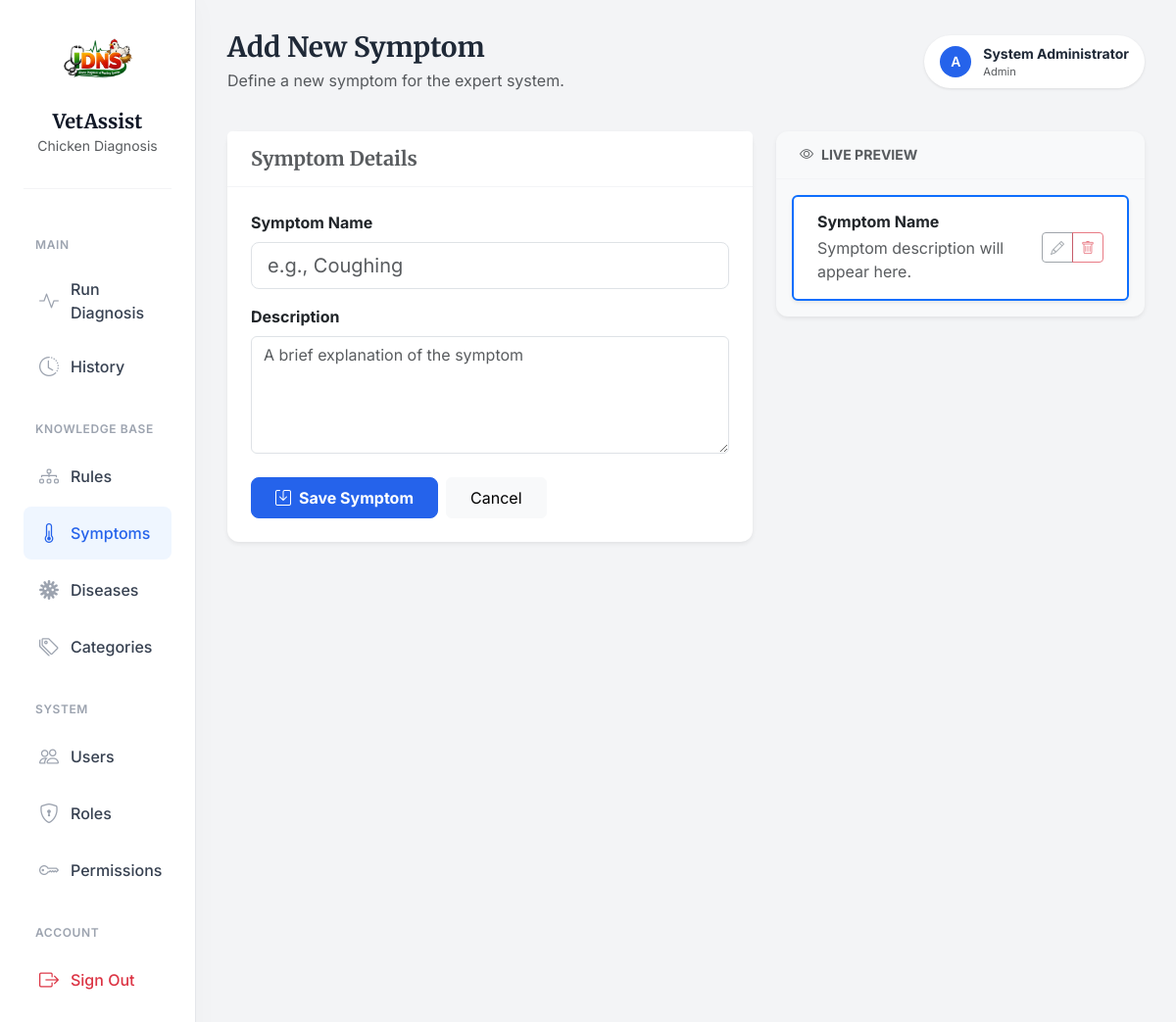
/expert-system/symptoms/create (signed in), run on the app's committed database.
### app/models/user.py (models this page shows, shortened)
class UserTable(UserMixin, db.Model):
    __tablename__ = "tbl_users"
    id = db.Column(db.Integer, db.Sequence('seq_users_id'), primary_key=True)
    username = db.Column(db.String(80), unique=True, nullable=False)
    email = db.Column(db.String(120), unique=True, nullable=False)
    full_name = db.Column(db.String(120), nullable=False)
    is_active = db.Column(db.Boolean, default=True, nullable=False)
    password_hash = db.Column(db.String(255), nullable=False)
    created_at = db.Column(db.DateTime, default=datetime.utcnow, nullable=False)
    updated_at = db.Column(db.DateTime, default=datetime.utcnow, onupdate=datetime.utcnow, nullable=False)
    roles = db.relationship("RoleTable", secondary=tbl_user_roles, back_populates="users")
    def has_role(self, role_name: str) -> bool:
        return any(role.name == role_name for role in self.roles)
    def get_permission_codes(self) -> set[str]:
        return {perm.code for role in self.roles for perm in role.permissions}
    def has_permission(self, permission_code: str) -> bool:
        return permission_code in self.get_permission_codes()

### app/models/role.py (models this page shows, shortened)
class RoleTable(db.Model):
    __tablename__= "tbl_roles"
    id = db.Column(db.Integer, db.Sequence('seq_roles_id'), primary_key=True)
    name = db.Column(db.String(80), unique=True, nullable=False)
    description = db.Column(db.String(255))
    created_at = db.Column(db.DateTime, default=datetime.utcnow, nullable=False)
    updated_at = db.Column(db.DateTime, default=datetime.utcnow, onupdate=datetime.utcnow, nullable=False)
    users = db.relationship("UserTable", secondary=tbl_user_roles,back_populates="roles" )
    permissions = db.relationship("PermissionTable", secondary=tbl_role_permissions, back_populates="roles")

### app/routes/expert_system.py (the view)
@expert_system_bp.route("/symptoms/create", methods=["GET", "POST"])
@login_required
@require_permission("manage_symptoms")
def symptoms_create():
    form = SymptomForm()
    if form.validate_on_submit():
        symptom = SymptomService.create(
            {"name": form.name.data, "description": form.description.data}
        )
        flash(f"Symptom '{symptom.name}' created successfully.", "success")
        return redirect(url_for("expert_system.symptoms_index"))
    return render_template("expert_system/symptoms/create.html", form=form)

### app/forms/expert_system_forms.py
class SymptomForm(FlaskForm):
    name = StringField("Symptom Name", validators=[DataRequired(), Length(min=2, max=120)])
    description = TextAreaField("Description")
    submit = SubmitField("Save")

### app/templates/expert_system/symptoms/create.html (shortened to what this page needs)
{% extends "layouts/base.html" %}
{% block page_title %}Add New Symptom{% endblock %}
{% block page_subtitle %}Define a new symptom for the expert system.{% endblock %}
{% block content %}
<div class="row g-4">
    <div class="col-lg-7">
        <div class="card border-0 shadow-sm h-100">
            <div class="card-header bg-white py-3">
                <h5 class="mb-0 fw-bold text-muted">Symptom Details</h5>
            </div>
            <div class="card-body p-4">
                <form method="POST" id="symptom-form">
                    <div class="mb-3">
                        <label for="name" class="form-label fw-bold">Symptom Name</label>
                        {{ form.name(class="form-control form-control-lg", placeholder="e.g., Coughing", **{"data-preview-target": "#preview-name"}) }}
                    </div>
                    <div class="mb-4">
                        <label for="description" class="form-label fw-bold">Description</label>
                        {{ form.description(class="form-control", placeholder="A brief explanation of the symptom", style="height: 120px", **{"data-preview-target": "#preview-description"}) }}
                    </div>
                    <div class="d-flex gap-2">
                        <button type="submit" class="btn btn-primary py-2 px-4 fw-bold">
                            <i class="bi bi-save me-2"></i>Save Symptom
                        </button>
                        <a href="{{ url_for('expert_system.symptoms_index') }}" class="btn btn-light py-2 px-4">Cancel</a>
                    </div>
                </form>
            </div>
        </div>
    </div>
    <div class="col-lg-5">
        <div class="position-sticky" style="top: 2rem;">
            <div class="card border-0 shadow-sm bg-light">
                <div class="card-header bg-transparent py-3">
                    <h6 class="mb-0 fw-bold text-muted text-uppercase small">
                        <i class="bi bi-eye me-2"></i>Live Preview
                    </h6>
                </div>
                <div class="card-body">
                    <div class="list-group">
                        <div class="list-group-item py-3 px-4 border-primary border-2 shadow-sm">
                            <div class="d-flex justify-content-between align-items-center">
                                <div class="flex-grow-1">
                                    <h6 id="preview-name" class="fw-bold mb-1 text-dark">Symptom Name</h6>
                                    <p id="preview-description" class="text-muted mb-0">Symptom description will appear here.</p>
                                </div>
                                <div class="ms-4">
                                    <div class="btn-group">
                                        <button class="btn btn-sm btn-outline-secondary" disabled><i class="bi bi-pencil"></i></button>
                                        <button class="btn btn-sm btn-outline-danger" disabled><i class="bi bi-trash"></i></button>
                                    </div>
                                </div>
                            </div>
                        </div>
                    </div>
                </div>
            </div>
        </div>
    </div>
</div>
{% endblock %}

### app/templates/layouts/base.html (shortened to what this page needs)
<!DOCTYPE html>
<html lang="en">
<head>
    <link href="https://cdn.jsdelivr.net/npm/bootstrap@5.3.0/dist/css/bootstrap.min.css" rel="stylesheet">
    <link rel="stylesheet" href="https://cdn.jsdelivr.net/npm/bootstrap-icons@1.11.3/font/bootstrap-icons.min.css">
</head>
<body>
    <div class="container-fluid">
        <div class="row">
            {% block sidebar %}
            <nav class="col-md-3 col-lg-2 d-md-block sidebar collapse" id="sidebarMenu">
                <div class="brand-section">
                    <img src="{{ url_for('static', filename='images/logo1.png') }}" alt="VetAssist Logo" class="brand-logo">
                    <h5 class="brand-font fw-bold mb-0">VetAssist</h5>
                    <small class="text-muted">Chicken Diagnosis</small>
                </div>
                <div class="position-sticky pt-2">
                    {% if current_user.is_authenticated %}
                        <div class="nav-section-label">Main</div>
                        <ul class="nav flex-column">
                            <li class="nav-item">
                                <a class="nav-link {% if 'expert_system.diagnose' in request.endpoint %}active{% endif %}" href="{{ url_for('expert_system.diagnose') }}">
                                    <i class="bi bi-activity"></i>
                                    Run Diagnosis
                                </a>
                            </li>
                            <li class="nav-item">
                                <a class="nav-link {% if 'expert_system.cases' in request.endpoint %}active{% endif %}" href="{{ url_for('expert_system.cases_index') }}">
                                    <i class="bi bi-clock-history"></i> History
                                </a>
                            </li>
                        </ul>
                        {% if current_user.has_role('Admin') or current_user.has_role('Doctor') %}
                        <div class="nav-section-label">Knowledge Base</div>
                        <ul class="nav flex-column">
                            <li class="nav-item">
                                <a class="nav-link {% if 'expert_system.rules' in request.endpoint %}active{% endif %}" href="{{ url_for('expert_system.rules_index') }}">
                                    <i class="bi bi-diagram-3"></i> Rules
                                </a>
                            </li>
                            <li class="nav-item">
                                <a class="nav-link {% if 'expert_system.symptoms' in request.endpoint %}active{% endif %}" href="{{ url_for('expert_system.symptoms_index') }}">
                                    <i class="bi bi-thermometer-half"></i> Symptoms
                                </a>
                            </li>
                            <li class="nav-item">
                                <a class="nav-link {% if 'expert_system.diseases' in request.endpoint %}active{% endif %}" href="{{ url_for('expert_system.diseases_index') }}">
                                    <i class="bi bi-virus"></i> Diseases
                                </a>
                            </li>
                            <li class="nav-item">
                                <a class="nav-link {% if 'expert_system.categories' in request.endpoint %}active{% endif %}" href="{{ url_for('expert_system.categories_index') }}">
                                    <i class="bi bi-tags"></i> Categories
                                </a>
                            </li>
                        </ul>
                        {% endif %}
                        {% if current_user.has_role('Admin') %}
                        <div class="nav-section-label">System</div>
                        <ul class="nav flex-column">
                            <li class="nav-item">
                                <a class="nav-link {% if 'tbl_users' in request.endpoint %}active{% endif %}" href="{{ url_for('tbl_users.index') }}">
                                    <i class="bi bi-people"></i> Users
                                </a>
                            </li>
                            <li class="nav-item">
                                <a class="nav-link {% if 'tbl_roles' in request.endpoint %}active{% endif %}" href="{{ url_for('tbl_roles.index') }}">
                                    <i class="bi bi-shield-lock"></i> Roles
                                </a>
                            </li>
                            <li class="nav-item">
                                <a class="nav-link {% if 'tbl_permissions' in request.endpoint %}active{% endif %}" href="{{ url_for('tbl_permissions.index') }}">
                                    <i class="bi bi-key"></i> Permissions
                                </a>
                            </li>
                        </ul>
                        {% endif %}
                        <div class="nav-section-label">Account</div>
                        <ul class="nav flex-column mb-4">
                            <li class="nav-item">
                                <a class="nav-link text-danger" href="{{ url_for('auth.logout') }}">
                                    <i class="bi bi-box-arrow-right text-danger"></i> Sign Out
                                </a>
                            </li>
                        </ul>
                    {% endif %}
                </div>
            </nav>
            {% endblock %}
            <main class="{% block main_class %}col-md-9 ms-sm-auto col-lg-10{% endblock %} content-wrapper">
                <div class="page-header">
                    <div>
                        <h2 class="h3 fw-bold mb-1">{% block page_title %}{% endblock %}</h2>
                        <p class="text-muted mb-0">{% block page_subtitle %}{% endblock %}</p>
                    </div>
                    {% if current_user.is_authenticated %}
                    <div class="user-profile">
                        <div class="user-avatar">
                            {{ current_user.username[0] | upper }}
                        </div>
                        <div class="d-none d-sm-block">
                            <div class="fw-bold small">{{ current_user.full_name }}</div>
                            <div class="text-muted" style="font-size: 0.7rem;">{{ current_user.roles[0].name if current_user.roles else 'User' }}</div>
                        </div>
                    </div>
                    {% endif %}
                </div>
                {% block content %}{% endblock %}
            </main>
        </div>
    </div>
</body>
</html>

### app/templates/layouts/base.html (style rules this page uses)
:root { --bg-body: #f3f4f6; --text-main: #1f2937; --text-muted: #6b7280; --primary-color: #2563eb; --primary-hover: #1d4ed8; --sidebar-bg: #ffffff; --sidebar-text: #374151; --sidebar-active-bg: #eff6ff; --sidebar-active-text: #2563eb; --card-shadow: 0 4px 6px -1px rgba(0, 0, 0, 0.1), 0 2px 4px -1px rgba(0, 0, 0, 0.06); --border-radius: 0.75rem; }
body { font-family: 'Inter', sans-serif; background-color: var(--bg-body); color: var(--text-main); -webkit-font-smoothing: antialiased; }
h1, h2, h3, h4, h5, .brand-font { font-family: 'Merriweather', serif; color: #111827; }
.sidebar { background-color: var(--sidebar-bg); border-right: 1px solid #e5e7eb; min-height: 100vh; padding: 1.5rem; box-shadow: 4px 0 24px rgba(0,0,0,0.02); }
.brand-section { padding-bottom: 2rem; margin-bottom: 1rem; border-bottom: 1px solid #f3f4f6; text-align: center; }
.brand-logo { max-width: 100%; height: auto; max-height: 80px; margin-bottom: 0.5rem; }
.nav-section-label { font-size: 0.75rem; font-weight: 600; text-transform: uppercase; letter-spacing: 0.05em; color: #9ca3af; margin-top: 1.5rem; margin-bottom: 0.75rem; padding-left: 0.75rem; }
.nav-link { color: var(--sidebar-text); padding: 0.75rem 1rem; border-radius: 0.5rem; margin-bottom: 0.25rem; font-weight: 500; display: flex; align-items: center; transition: all 0.2s ease; }
.nav-link i { font-size: 1.25rem; margin-right: 0.75rem; color: #9ca3af; transition: color 0.2s; }
.nav-link.active { background-color: var(--sidebar-active-bg); color: var(--sidebar-active-text); }
.nav-link.active i { color: var(--sidebar-active-text); }
.content-wrapper { padding: 2rem; }
.page-header { margin-bottom: 2.5rem; display: flex; justify-content: space-between; align-items: center; }
.user-profile { display: flex; align-items: center; gap: 0.75rem; padding: 0.5rem 1rem; background: white; border-radius: 2rem; box-shadow: 0 1px 3px rgba(0,0,0,0.1); }
.user-avatar { width: 32px; height: 32px; background-color: var(--primary-color); color: white; border-radius: 50%; display: flex; align-items: center; justify-content: center; font-weight: 600; font-size: 0.875rem; }
.card { background: white; border: none; border-radius: var(--border-radius); box-shadow: var(--card-shadow); transition: transform 0.2s ease, box-shadow 0.2s ease; }
.card-header { background: transparent; border-bottom: 1px solid #f3f4f6; padding: 1.25rem 1.5rem; }
.btn-primary { background-color: var(--primary-color); border-color: var(--primary-color); padding: 0.625rem 1.25rem; border-radius: 0.5rem; font-weight: 500; }

### data on the page
UserTable: username "A", full_name "System Administrator"
RoleTable: name "Admin"
